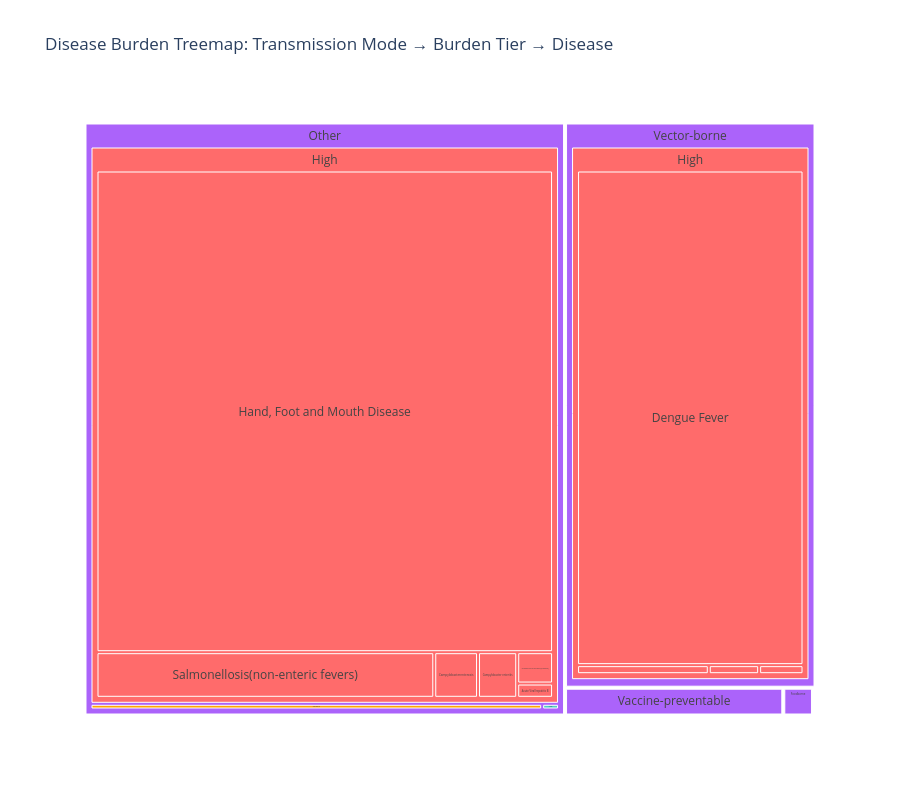

The notebook cell saved with this chart:
### Markdown cell above
## 13. Visualization: Disease Burden Treemap

Treemap showing hierarchical view of disease burden by transmission mode and burden tier.

### Code cell
# Prepare data for treemap
treemap_data = df.group_by(['transmission_mode', 'burden_tier', 'disease_name']).agg([
    pl.col('case_count').sum().alias('total_cases')
]).sort('total_cases', descending=True).to_pandas()

# Create treemap
fig = px.treemap(
    treemap_data,
    path=['transmission_mode', 'burden_tier', 'disease_name'],
    values='total_cases',
    title='Disease Burden Treemap: Transmission Mode → Burden Tier → Disease',
    color='burden_tier',
    color_discrete_map=color_map
)

fig.update_layout(
    template='plotly_white',
    height=800
)

fig.update_traces(
    textposition='middle center',
    textfont_size=12
)

fig.show()

# Save figure
fig_path = FIGURES_PATH / "04_disease_burden_treemap.png"
fig.write_image(fig_path)
print(f"✓ Figure saved to: {fig_path}")

### Figure 1 — Plotly figure (JSON) as saved in the notebook; plotly's stock layout.template omitted (floating-point values rounded to 4 significant figures)
{"data": [{"branchvalues": "total", "customdata": [["Medium"], ["Medium"], ["High"], ["Low"], ["High"], ["Medium"], ["High"], ["Low"], ["Low"], ["Low"], ["Medium"], ["High"], ["Medium"], ["High"], ["Low"], ["High"], ["Low"], ["Medium"], ["Low"], ["High"], ["Low"], ["Medium"], ["Medium"], ["Low"], ["High"], ["High"], ["Medium"], ["High"], ["Medium"], ["Low"], ["Low"], ["High"], ["Medium"], ["Medium"], ["High"], ["Medium"], ["Medium"], ["Low"], ["High"], ["Low"], ["Medium"], ["Low"], ["Low"], ["High"], ["High"], ["High"], ["High"], ["High"], ["Low"], ["Low"], ["Low"], ["Low"], ["Medium"], ["Medium"], ["Medium"], ["Medium"], ["Medium"], ["(?)"], ["(?)"], ["Medium"], ["(?)"], ["(?)"]], "domain": {"x": [0, 1], "y": [0, 1]}, "hovertemplate": "labels=%{label}<br>total_cases=%{value}<br>parent=%{parent}<br>id=%{id}<br>burden_tier=%{customdata[0]}<extra></extra>", "ids": ["Other/Medium/Acute Viral Hepatitis A", "Vector-borne/Medium/Dengue Haemorrhagic Fever", "Vector-borne/High/Dengue Fever", "Foodborne/Low/Cholera", "Vector-borne/High/Chikungunya Fever", "Other/Medium/Chikungunya", "Other/High/Campylobacterenterosis", "Vaccine-preventable/Low/Diphtheria", "Other/Low/Botulism", "Other/Low/Avian Influenza", "Other/Medium/Acute Viral hepatitis C", "Other/High/Acute Viral hepatitis B", "Other/Medium/Acute Viral Hepatitis E", "Other/High/Campylobacter enteritis", "Other/Low/Plague", "Other/High/Pneumococcal Disease (invasive)", "Vaccine-preventable/Low/Poliomyelitis", "Vaccine-preventable/Medium/Rubella", "Other/Low/SARS", "Foodborne/High/Typhoid", "Other/Low/Tetanus", "Other/Medium/Viral Hepatitis A", "Other/Medium/Viral Hepatitis E", "Other/Low/Yellow Fever", "Vaccine-preventable/High/Pertussis", "Other/High/Salmonellosis(non-enteric fevers)", "Foodborne/Medium/Paratyphoid", "Vector-borne/High/Zika Virus Infection", "Other/Medium/Zika", "Other/Low/Nipah virus infection", "Other/Low/Murine Typhus", "Vaccine-preventable/High/Mumps", "Respiratory/Medium/Meningococcal Infection", "Other/Medium/Melioidosis", "Vaccine-preventable/High/Measles", "Other/Medium/Leptospirosis", "Other/Medium/Legionellosis", "Vector-borne/Low/Japanese Encephalitis", "Other/High/Hand, Foot and Mouth Disease", "Other/Low/Haemophilus influenzae type b", "Other/Medium/Encephalitis", "Other/Low/Ebola Virus Disease", "Other/Low/Nipah", "Vector-borne/High/Malaria", "Foodborne/High", "Other/High", "Vaccine-preventable/High", "Vector-borne/High", "Foodborne/Low", "Other/Low", "Vaccine-preventable/Low", "Vector-borne/Low", "Foodborne/Medium", "Other/Medium", "Respiratory/Medium", "Vaccine-preventable/Medium", "Vector-borne/Medium", "Foodborne", "Other", "Respiratory", "Vaccine-preventable", "Vector-borne"], "labels": ["Acute Viral Hepatitis A", "Dengue Haemorrhagic Fever", "Dengue Fever", "Cholera", "Chikungunya Fever", "Chikungunya", "Campylobacterenterosis", "Diphtheria", "Botulism", "Avian Influenza", "Acute Viral hepatitis C", "Acute Viral hepatitis B", "Acute Viral Hepatitis E", "Campylobacter enteritis", "Plague", "Pneumococcal Disease (invasive)", "Poliomyelitis", "Rubella", "SARS", "Typhoid", "Tetanus", "Viral Hepatitis A", "Viral Hepatitis E", "Yellow Fever", "Pertussis", "Salmonellosis(non-enteric fevers)", "Paratyphoid", "Zika Virus Infection", "Zika", "Nipah virus infection", "Murine Typhus", "Mumps", "Meningococcal Infection", "Melioidosis", "Measles", "Leptospirosis", "Legionellosis", "Japanese Encephalitis", "Hand, Foot and Mouth Disease", "Haemophilus influenzae type b", "Encephalitis", "Ebola Virus Disease", "Nipah", "Malaria", "High", "High", "High", "High", "Low", "Low", "Low", "Low", "Medium", "Medium", "Medium", "Medium", "Medium", "Foodborne", "Other", "Respiratory", "Vaccine-preventable", "Vector-borne"], "marker": {"colors": ["#FFA500", "#FFA500", "#FF6B6B", "#4ECDC4", "#FF6B6B", "#FFA500", "#FF6B6B", "#4ECDC4", "#4ECDC4", "#4ECDC4", "#FFA500", "#FF6B6B", "#FFA500", "#FF6B6B", "#4ECDC4", "#FF6B6B", "#4ECDC4", "#FFA500", "#4ECDC4", "#FF6B6B", "#4ECDC4", "#FFA500", "#FFA500", "#4ECDC4", "#FF6B6B", "#FF6B6B", "#FFA500", "#FF6B6B", "#FFA500", "#4ECDC4", "#4ECDC4", "#FF6B6B", "#FFA500", "#FFA500", "#FF6B6B", "#FFA500", "#FFA500", "#4ECDC4", "#FF6B6B", "#4ECDC4", "#FFA500", "#4ECDC4", "#4ECDC4", "#FF6B6B", "#FF6B6B", "#FF6B6B", "#FF6B6B", "#FF6B6B", "#4ECDC4", "#4ECDC4", "#4ECDC4", "#4ECDC4", "#FFA500", "#FFA500", "#FFA500", "#FFA500", "#FFA500", "#ab63fa", "#ab63fa", "#FFA500", "#ab63fa", "#ab63fa"]}, "name": "", "parents": ["Other/Medium", "Vector-borne/Medium", "Vector-borne/High", "Foodborne/Low", "Vector-borne/High", "Other/Medium", "Other/High", "Vaccine-preventable/Low", "Other/Low", "Other/Low", "Other/Medium", "Other/High", "Other/Medium", "Other/High", "Other/Low", "Other/High", "Vaccine-preventable/Low", "Vaccine-preventable/Medium", "Other/Low", "Foodborne/High", "Other/Low", "Other/Medium", "Other/Medium", "Other/Low", "Vaccine-preventable/High", "Other/High", "Foodborne/Medium", "Vector-borne/High", "Other/Medium", "Other/Low", "Other/Low", "Vaccine-preventable/High", "Respiratory/Medium", "Other/Medium", "Vaccine-preventable/High", "Other/Medium", "Other/Medium", "Vector-borne/Low", "Other/High", "Other/Low", "Other/Medium", "Other/Low", "Other/Low", "Vector-borne/High", "Foodborne", "Other", "Vaccine-preventable", "Vector-borne", "Foodborne", "Other", "Vaccine-preventable", "Vector-borne", "Foodborne", "Other", "Respiratory", "Vaccine-preventable", "Vector-borne", "", "", "", "", ""], "textfont": {"size": 12}, "textposition": "middle center", "type": "treemap", "values": [248, 366, 126642, 19, 1348, 114, 2138, 2, 3, 1, 183, 547, 216, 1914, 0, 1203, 0, 199, 0, 537, 1, 377, 409, 0, 457, 16497, 198, 454, 81, 0, 37, 4213, 64, 385, 673, 162, 205, 0, 235409, 53, 161, 0, 0, 515, 537, 257708, 5343, 128959, 19, 95, 2, 0, 198, 2541, 64, 199, 366, 754, 260344, 64, 5544, 129325]}], "layout": {"height": 800, "legend": {"tracegroupgap": 0}, "title": {"text": "Disease Burden Treemap: Transmission Mode → Burden Tier → Disease"}}}
